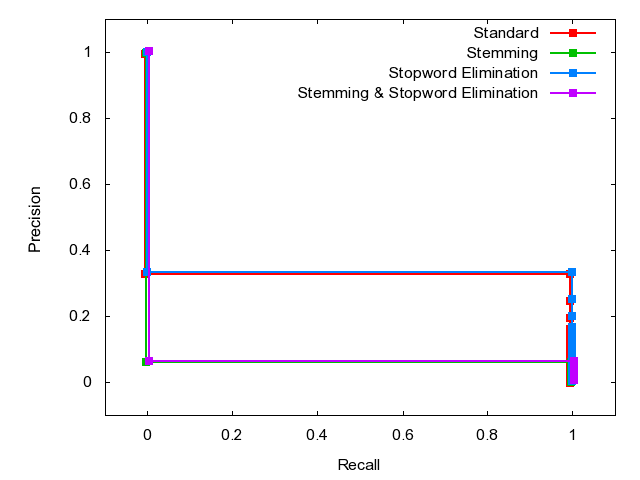

Source code (gnuplot):

	set terminal png
	set output 'Q36.png'
	set ylabel 'Precision'
	set xlabel 'Recall'
	set xrange [-0.1:1.1]
	set yrange [-0.1:1.1]
	plot 'Q36.dat' index 0 using 1:2 w linespoints lw 2 pt 5 title 'Standard', \
'Q36.dat' index 1 using 1:2 w linespoints lw 2 pt 5 title 'Stemming', \
'Q36.dat' index 2 using 1:2 w linespoints lw 2 pt 5 title 'Stopword Elimination', \
'Q36.dat' index 3 using 1:2 w linespoints lw 2 pt 5 title 'Stemming & Stopword Elimination'